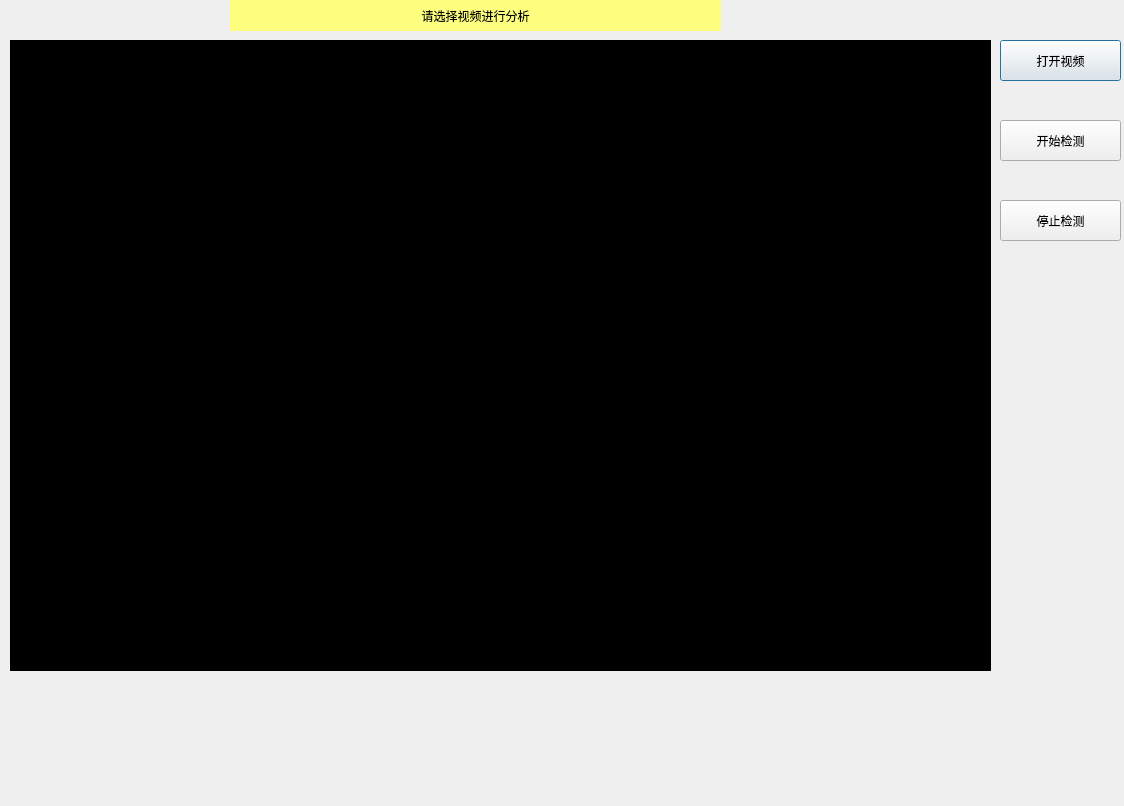
<?xml version="1.0" encoding="UTF-8"?>
<ui version="4.0">
 <class>Dialog</class>
 <widget class="QDialog" name="Dialog">
  <property name="geometry">
   <rect>
    <x>0</x>
    <y>0</y>
    <width>1124</width>
    <height>806</height>
   </rect>
  </property>
  <property name="windowTitle">
   <string>Dialog</string>
  </property>
  <property name="styleSheet">
   <string notr="true"/>
  </property>
  <widget class="QPushButton" name="open_video_btn">
   <property name="geometry">
    <rect>
     <x>1000</x>
     <y>40</y>
     <width>121</width>
     <height>41</height>
    </rect>
   </property>
   <property name="styleSheet">
    <string notr="true"/>
   </property>
   <property name="text">
    <string>打开视频</string>
   </property>
  </widget>
  <widget class="QPushButton" name="go_detect_btn">
   <property name="geometry">
    <rect>
     <x>1000</x>
     <y>120</y>
     <width>121</width>
     <height>41</height>
    </rect>
   </property>
   <property name="text">
    <string>开始检测</string>
   </property>
  </widget>
  <widget class="QPushButton" name="stop_detect_btn">
   <property name="geometry">
    <rect>
     <x>1000</x>
     <y>200</y>
     <width>121</width>
     <height>41</height>
    </rect>
   </property>
   <property name="text">
    <string>停止检测</string>
   </property>
  </widget>
  <widget class="QLabel" name="label_head">
   <property name="geometry">
    <rect>
     <x>230</x>
     <y>0</y>
     <width>491</width>
     <height>31</height>
    </rect>
   </property>
   <property name="styleSheet">
    <string notr="true">background-color: rgb(255, 255, 127);

</string>
   </property>
   <property name="text">
    <string>请选择视频进行分析</string>
   </property>
   <property name="alignment">
    <set>Qt::AlignCenter</set>
   </property>
  </widget>
  <widget class="QLabel" name="frame_label">
   <property name="enabled">
    <bool>true</bool>
   </property>
   <property name="geometry">
    <rect>
     <x>10</x>
     <y>40</y>
     <width>981</width>
     <height>631</height>
    </rect>
   </property>
   <property name="mouseTracking">
    <bool>true</bool>
   </property>
   <property name="styleSheet">
    <string notr="true">background-color:black
</string>
   </property>
   <property name="text">
    <string>请选择视频分析</string>
   </property>
  </widget>
  <widget class="QLabel" name="event_x">
   <property name="geometry">
    <rect>
     <x>730</x>
     <y>0</y>
     <width>71</width>
     <height>21</height>
    </rect>
   </property>
   <property name="text">
    <string/>
   </property>
  </widget>
  <widget class="QLabel" name="label_mouse_x">
   <property name="geometry">
    <rect>
     <x>840</x>
     <y>680</y>
     <width>72</width>
     <height>15</height>
    </rect>
   </property>
   <property name="styleSheet">
    <string notr="true"/>
   </property>
   <property name="text">
    <string/>
   </property>
  </widget>
  <widget class="QLabel" name="label_mouse_y">
   <property name="geometry">
    <rect>
     <x>920</x>
     <y>680</y>
     <width>72</width>
     <height>15</height>
    </rect>
   </property>
   <property name="styleSheet">
    <string notr="true"/>
   </property>
   <property name="text">
    <string/>
   </property>
  </widget>
  <widget class="QLabel" name="up_count_label">
   <property name="geometry">
    <rect>
     <x>170</x>
     <y>680</y>
     <width>51</width>
     <height>16</height>
    </rect>
   </property>
   <property name="styleSheet">
    <string notr="true"/>
   </property>
   <property name="text">
    <string/>
   </property>
  </widget>
  <widget class="QLabel" name="down_count_label">
   <property name="geometry">
    <rect>
     <x>230</x>
     <y>680</y>
     <width>72</width>
     <height>15</height>
    </rect>
   </property>
   <property name="styleSheet">
    <string notr="true"/>
   </property>
   <property name="text">
    <string/>
   </property>
  </widget>
  <widget class="QLabel" name="traffic_label">
   <property name="geometry">
    <rect>
     <x>20</x>
     <y>680</y>
     <width>141</width>
     <height>16</height>
    </rect>
   </property>
   <property name="styleSheet">
    <string notr="true"/>
   </property>
   <property name="text">
    <string/>
   </property>
  </widget>
 </widget>
 <resources/>
 <connections/>
</ui>
